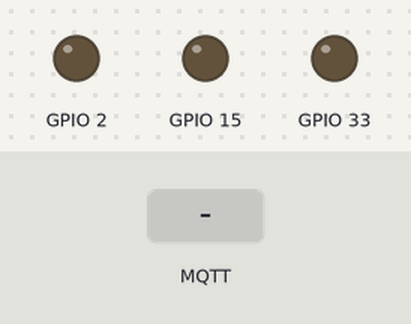
Simulated run of this program. Board: ESP32. Parts: output pins drawn as LEDs (lit = HIGH). The test bench sets the inputs (shaded band). WiFi joins after 1.5 s; servers stay silent unless stated; no MQTT or app messages arrive unless stated; not simulated (calls return 0 or success): private.h; names the files do not define were given values by the test bench: PORT = 80.

Above: at 2.8 s.
2.9 s: MQTT message "esp32/sendDC" arrives on the first subscribed topic
At 3.2 s:
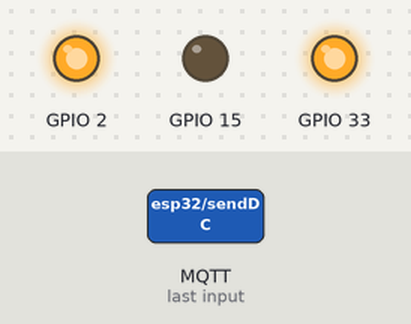
4.4 s: MQTT message "1" arrives on the first subscribed topic
At 5.5 s:
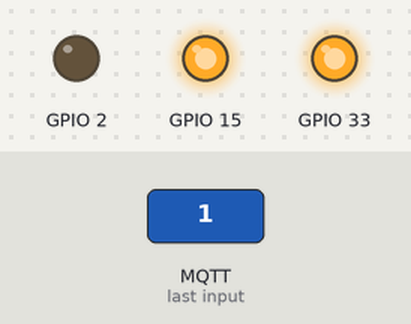
5.9 s: MQTT message "esp32/sendServo" arrives on the first subscribed topic
At 6.7 s:
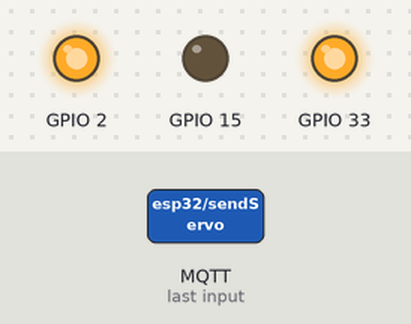
7.4 s: MQTT message "2" arrives on the first subscribed topic
At 7.8 s:
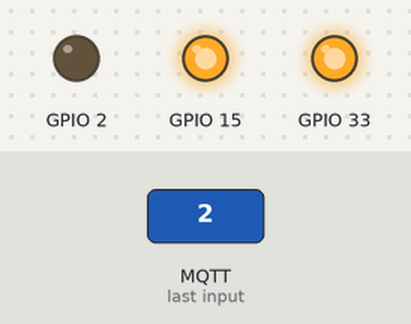
Timing chart, 0 to 9.9 s (numbered marks = the images above; inputs shaded):
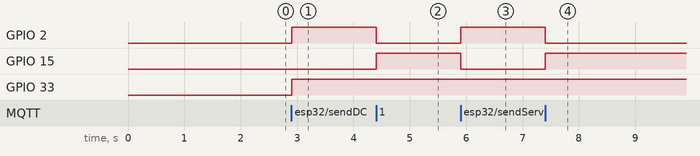

The program:

main.cpp
```cpp
#include <Arduino.h>
#include <WiFi.h>
#include <PubSubClient.h>

#include "servoMotor.h"
#include "dcMotor.h"
#include "private.h"

//Variables
WiFiClient espClient;
PubSubClient client(espClient);

enum MotorMode { DC, SERVO, BOTH };
const MotorMode motorMode = DC;

// Method Declaration
void callback(char* topic, byte* payload, unsigned int length);
void receiveTopics();

// Executions
void setup() {
  Serial.begin(115200);

  if (motorMode == DC) dcMotorSetup();
  else if (motorMode == SERVO) servoMotorSetup();
  else {
    dcMotorSetup();
    servoMotorSetup();
  }

  WiFi.begin(SSID, WIFIPW);
  while (WiFi.status() != WL_CONNECTED) delay(200);
  client.setServer(SERVERIP, PORT);

  client.setCallback(callback);
  client.connect("ESP32Client");
  receiveTopics();

}

void loop() {
  if (!client.connected()) {
    while (!client.connect("ESP32Client")) delay(200);
    receiveTopics();
  }
  client.loop();
}


// Methods
void callback(char* topic, byte* payload, unsigned int length) {
  String msg = "";
  for (int i = 0; i < length; i++) msg += (char)payload[i];

  if (strcmp(topic, "esp32/sendDC") == 0) dcGetMsg(msg);
  else if (strcmp(topic, "esp32/sendServo") == 0) servoGetMsg(msg);
}

void receiveTopics() {
  if (motorMode == DC) client.subscribe("esp32/sendDC");
  else if (motorMode == SERVO) client.subscribe("esp32/sendServo");
  else {
    client.subscribe("esp32/sendDC");
    client.subscribe("esp32/sendServo");
  }
}
```

Measured:
- after the input at 2.9 s, GPIO 2, GPIO 33: LOW → HIGH at once
- after the input at 4.4 s, GPIO 2: HIGH → LOW at once; GPIO 15: LOW → HIGH at once
- after the input at 5.9 s, GPIO 2: LOW → HIGH at once; GPIO 15: HIGH → LOW at once
- after the input at 7.4 s, GPIO 2: HIGH → LOW at once; GPIO 15: LOW → HIGH at once
